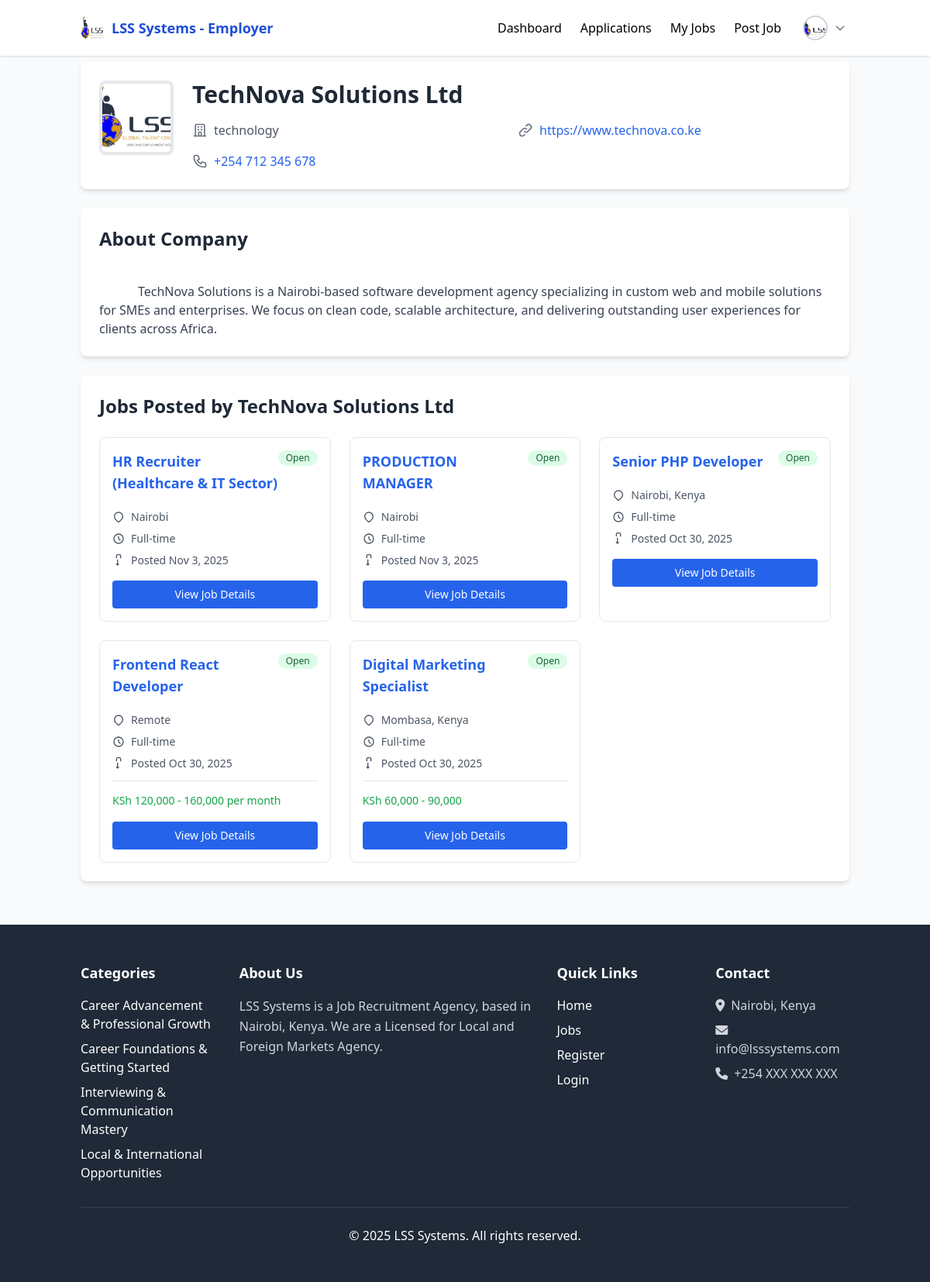
Screenshot of /public/company-details.php (signed in) with the database file from the repository.
### tables this page shows
CREATE TABLE `employers` (
  `uuid` char(36) NOT NULL,
  `user_uuid` char(36) NOT NULL,
  `company_name` varchar(150) DEFAULT NULL,
  `contact_number` varchar(20) DEFAULT NULL,
  `location` varchar(255) DEFAULT NULL,
  `industry` varchar(100) DEFAULT NULL,
  `website` varchar(255) DEFAULT NULL,
  `company_logo` varchar(255) DEFAULT NULL,
  `about_company` text DEFAULT NULL,
  `created_at` timestamp NOT NULL DEFAULT current_timestamp(),
  `updated_at` timestamp NOT NULL DEFAULT current_timestamp() ON UPDATE current_timestamp()
);

CREATE TABLE `users` (
  `uuid` char(36) NOT NULL,
  `email` varchar(150) NOT NULL,
  `google_id` varchar(255) DEFAULT NULL,
  `password` varchar(255) DEFAULT NULL,
  `profile_picture` varchar(255) DEFAULT NULL,
  `role` enum('admin','employer','jobseeker') DEFAULT 'jobseeker',
  `is_verified` tinyint(1) DEFAULT 0,
  `created_at` timestamp NOT NULL DEFAULT current_timestamp(),
  `updated_at` timestamp NOT NULL DEFAULT current_timestamp() ON UPDATE current_timestamp()
);

CREATE TABLE `job_posts` (
  `uuid` char(36) NOT NULL,
  `employer_uuid` char(36) NOT NULL,
  `title` varchar(150) NOT NULL,
  `job_level` varchar(100) DEFAULT NULL,
  `job_description` text NOT NULL,
  `job_type` varchar(100) DEFAULT NULL,
  `industry` varchar(100) DEFAULT NULL,
  `location` varchar(255) DEFAULT NULL,
  `salary_range` varchar(100) DEFAULT NULL,
  `additional_information` text DEFAULT NULL,
  `requirements_qualifications` text DEFAULT NULL,
  `status` enum('open','closed') DEFAULT 'open',
  `application_deadline` date DEFAULT NULL,
  `created_at` timestamp NOT NULL DEFAULT current_timestamp(),
  `updated_at` timestamp NOT NULL DEFAULT current_timestamp() ON UPDATE current_timestamp()
);

### public/company-details.php (the view, shortened to what the rows shown need)
<?php
require_once __DIR__ . '/../middleware/auth.php';
require_once __DIR__ . '/../controllers/ProfileController.php';
require_once __DIR__ . '/../controllers/JobController.php';
require_once __DIR__ . '/../config/db.php';
$profileController = new ProfileController($conn);
$jobController = new JobController($conn);
$data = $profileController->showProfile();
$company = $data['profile'];
$employerUuid = $company['employer_uuid'] ?? null;
$companyJobs = [];
if ($employerUuid) {
    $companyJobs = $jobController->job->getJobsByEmployer($employerUuid);
}
include __DIR__ . '/../includes/header.php';
?>
<div class="max-w-6xl mx-auto">
    <div class="bg-white rounded-lg shadow-md p-6 mb-6">
        <div class="flex flex-col md:flex-row items-start gap-6">
            <?php if (!empty($company['company_logo'])): ?>
            <img src="/job-finder/uploads/company_logos/<?php echo htmlspecialchars($company['company_logo']); ?>"
                alt="Company Logo" class="w-24 h-24 rounded-lg object-cover border-4 border-gray-200">
            <?php endif; ?>
            <div class="flex-1">
                <h1 class="text-3xl font-bold text-gray-800 mb-2">
                    <?php echo htmlspecialchars($company['company_name'] ?? 'Company Name'); ?>
                </h1>
                <div class="grid grid-cols-1 md:grid-cols-2 gap-4 mt-4">
                    <?php if (!empty($company['industry'])): ?>
                    <div class="flex items-center gap-2">
                        <svg class="w-5 h-5 text-gray-500" fill="none" stroke="currentColor" viewBox="0 0 24 24">
                            <path stroke-linecap="round" stroke-linejoin="round" stroke-width="2"
                                d="M19 21V5a2 2 0 00-2-2H7a2 2 0 00-2 2v16m14 0h2m-2 0h-5m-9 0H3m2 0h5M9 7h1m-1 4h1m4-4h1m-1 4h1m-5 10v-5a1 1 0 011-1h2a1 1 0 011 1v5m-4 0h4" />
                        </svg>
                        <span class="text-gray-600"><?php echo htmlspecialchars($company['industry']); ?></span>
                    </div>
                    <?php endif; ?>
                    <?php if (!empty($company['website'])): ?>
                    <div class="flex items-center gap-2">
                        <svg class="w-5 h-5 text-gray-500" fill="none" stroke="currentColor" viewBox="0 0 24 24">
                            <path stroke-linecap="round" stroke-linejoin="round" stroke-width="2"
                                d="M13.828 10.172a4 4 0 00-5.656 0l-4 4a4 4 0 105.656 5.656l1.102-1.101m-.758-4.899a4 4 0 005.656 0l4-4a4 4 0 00-5.656-5.656l-1.1 1.1" />
                        </svg>
                        <a href="<?php echo htmlspecialchars($company['website']); ?>" target="_blank"
                            class="text-blue-600 hover:text-blue-800 hover:underline">
                            <?php echo htmlspecialchars($company['website']); ?>
                        </a>
                    </div>
                    <?php endif; ?>
                    <?php if (!empty($company['contact_number'])): ?>
                    <div class="flex items-center gap-2">
                        <a href="tel:<?php echo htmlspecialchars($company['contact_number']); ?>"
                            class="text-blue-600 hover:text-blue-800 hover:underline">
                            <?php echo htmlspecialchars($company['contact_number']); ?>
                        </a>
                    </div>
                    <?php endif; ?>
                </div>
            </div>
        </div>
    </div>
    <?php if (!empty($company['about_company'])): ?>
    <div class="bg-white rounded-lg shadow-md p-6 mb-6">
        <h2 class="text-2xl font-bold text-gray-800 mb-4">About Company</h2>
        <div class="text-gray-700 whitespace-pre-wrap">
            <?php echo nl2br(htmlspecialchars($company['about_company'])); ?>
        </div>
    </div>
    <?php endif; ?>
    <div class="bg-white rounded-lg shadow-md p-6">
        <h2 class="text-2xl font-bold text-gray-800 mb-6">Jobs Posted by
            <?php echo htmlspecialchars($company['company_name'] ?? 'This Company'); ?></h2>
        <?php if (empty($companyJobs)): ?>
        <div class="text-center py-8">
            <svg class="w-16 h-16 text-gray-400 mx-auto mb-4" fill="none" stroke="currentColor" viewBox="0 0 24 24">
                <path stroke-linecap="round" stroke-linejoin="round" stroke-width="2"
                    d="M9 12h6m-6 4h6m2 5H7a2 2 0 01-2-2V5a2 2 0 012-2h5.586a1 1 0 01.707.293l5.414 5.414a1 1 0 01.293.707V19a2 2 0 01-2 2z" />
            </svg>
            <h3 class="text-lg font-medium text-gray-900 mb-2">No Jobs Posted Yet</h3>
            <p class="text-gray-500">This company hasn't posted any jobs yet.</p>
        </div>
        <?php else: ?>
        <div class="grid grid-cols-1 md:grid-cols-2 lg:grid-cols-3 gap-6">
            <?php foreach ($companyJobs as $job): ?>
            <div class="border border-gray-200 rounded-lg p-4 hover:shadow-md transition-shadow">
                <div class="flex justify-between items-start mb-3">
                    <h3 class="text-lg font-semibold text-gray-900 mb-2">
                        <a href="/jobs/job-details.php?id=<?php echo htmlspecialchars($job['uuid']); ?>"
                            class="text-blue-600 hover:text-blue-800 hover:underline">
                            <?php echo htmlspecialchars($job['title']); ?>
                        </a>
                    </h3>
                    <span
                        class="inline-flex items-center px-2.5 py-0.5 rounded-full text-xs font-medium
                        <?php echo $job['status'] === 'open' ? 'bg-green-100 text-green-800' : 'bg-red-100 text-red-800'; ?>">
                        <?php echo ucfirst($job['status']); ?>
                    </span>
                </div>
                <div class="space-y-2 text-sm text-gray-600">
                    <div class="flex items-center gap-2">
                        <svg class="w-4 h-4" fill="none" stroke="currentColor" viewBox="0 0 24 24">
                            <path stroke-linecap="round" stroke-linejoin="round" stroke-width="2"
                                d="M17.657 16.657L13.414 20.9a1.998 1.998 0 01-2.827 0l-4.244-4.243a8 8 0 1111.314 0z" />
                        </svg>
                        <span><?php echo htmlspecialchars($job['location']); ?></span>
                    </div>
                    <div class="flex items-center gap-2">
                        <svg class="w-4 h-4" fill="none" stroke="currentColor" viewBox="0 0 24 24">
                            <path stroke-linecap="round" stroke-linejoin="round" stroke-width="2"
                                d="M12 8v4l3 3m6-3a9 9 0 11-18 0 9 9 0 0118 0z" />
                        </svg>
                        <span><?php echo htmlspecialchars(ucfirst($job['job_type'])); ?></span>
                    </div>
                    <div class="flex items-center gap-2">
                        <svg class="w-4 h-4" fill="none" stroke="currentColor" viewBox="0 0 24 24">
                            <path stroke-linecap="round" stroke-linejoin="round" stroke-width="2"
                                d="M8 7V3a2 2 0 012-2h4a2 2 0 012 2v4m-6 4v10m0 0l-2-2m2 2l2-2" />
                        </svg>
                        <span>Posted <?php echo date('M j, Y', strtotime($job['created_at'])); ?></span>
                    </div>
                </div>
                <?php if (!empty($job['salary_range'])): ?>
                <div class="mt-3 pt-3 border-t border-gray-200">
                    <span class="text-sm font-medium text-green-600">
                        <?php echo htmlspecialchars($job['salary_range']); ?>
                    </span>
                </div>
                <?php endif; ?>
                <div class="mt-4">
                    <a href="/jobs/job-details.php?id=<?php echo htmlspecialchars($job['uuid']); ?>"
                        class="w-full bg-blue-600 text-white px-4 py-2 rounded hover:bg-blue-700 transition text-center block text-sm font-medium">
                        View Job Details
                    </a>
                </div>
            </div>
            <?php endforeach; ?>
        </div>
        <?php endif; ?>
    </div>
</div>
<?php include __DIR__ . '/../includes/footer.php'; ?>

### includes/header.php (shortened to what the rows shown need)
<?php
require_once __DIR__ . '/../config/db.php';
$userRole = $_SESSION['role'] ?? null;
$profile_image = '/job-finder/public/assets/logo/lss_logo.png';
if (isset($_SESSION['user_id']) && $userRole) {
    try {
        require_once __DIR__ . '/../models/User.php';
        $userModel = new User($conn);
        $profile = $userModel->getUserProfile($_SESSION['user_id']);
        if ($profile) {
            switch ($userRole) {
                case 'employer':
                    $profile_image = !empty($profile['company_logo']) ? '/job-finder' . $profile['company_logo'] : '/job-finder/uploads/company_logos/default-logo.png';
                    break;
            }
        }
    } catch (Exception $e) {
        error_log("Profile image error: " . $e->getMessage());
    }
}
?>
<!DOCTYPE html>
<html lang="en">
<head>
    <script src="https://cdn.tailwindcss.com"></script>
    <link href="https://cdnjs.cloudflare.com/ajax/libs/font-awesome/6.0.0/css/all.min.css" rel="stylesheet">
</head>
<body class="bg-gray-50">
    <nav class="bg-white shadow mb-2 fixed top-0 left-0 right-0 z-50">
        <div class="container mx-auto px-4">
            <div class="flex justify-between items-center py-4">
                <div class="hidden md:flex items-center space-x-6">
                    <?php if ($userRole): ?>
                    <div class="relative">
                        <button id="profileDropdownBtn"
                            class="flex items-center space-x-2 p-1 rounded-full hover:bg-gray-100 focus:outline-none focus:ring-2 focus:ring-blue-500 transition-colors">
                            <img src="<?php echo htmlspecialchars($profile_image); ?>" alt="Profile"
                                class="w-8 h-8 rounded-full object-cover border-2 border-gray-300"
                                onerror="this.src='/job-finder/public/uploads/profile_photos/default-avatar.png'">
                            <svg class="w-4 h-4 text-gray-500" fill="none" stroke="currentColor" viewBox="0 0 24 24">
                                <path stroke-linecap="round" stroke-linejoin="round" stroke-width="2"
                                    d="M19 9l-7 7-7-7"></path>
                            </svg>
                        </button>
                    </div>
                    <?php endif; ?>
                </div>
            </div>
        </div>
    </nav>
    <main class="container mx-auto p-4 pt-20">

### rows the page displays
employers: company_logo.role (picture)
users: role.company_logo (picture), role.company_name "TechNova Solutions Ltd", role.industry "technology", role.website "https://www.technova.co.ke", role.contact_number "+254 712 345 678", role.about_company "TechNova Solutions is a Nairobi-based software development agency specializing in custom web and mobile solutions for SMEs and enterprises. We focus on clean code, scalable architecture, and delivering outstanding user experiences for clients across Africa."
job_posts: title "HR Recruiter (Healthcare & IT Sector)", status "Open", location "Nairobi", job_type "Full-time", created_at "Nov 3, 2025"
job_posts: title "PRODUCTION MANAGER", status "Open", location "Nairobi", job_type "Full-time", created_at "Nov 3, 2025"
job_posts: title "Senior PHP Developer", status "Open", location "Nairobi, Kenya", job_type "Full-time", created_at "Oct 30, 2025"
job_posts: title "Frontend React Developer", status "Open", location "Remote", job_type "Full-time", created_at "Oct 30, 2025", salary_range "KSh 120,000 - 160,000 per month"
job_posts: title "Digital Marketing Specialist", status "Open", location "Mombasa, Kenya", job_type "Full-time", created_at "Oct 30, 2025", salary_range "KSh 60,000 - 90,000"
